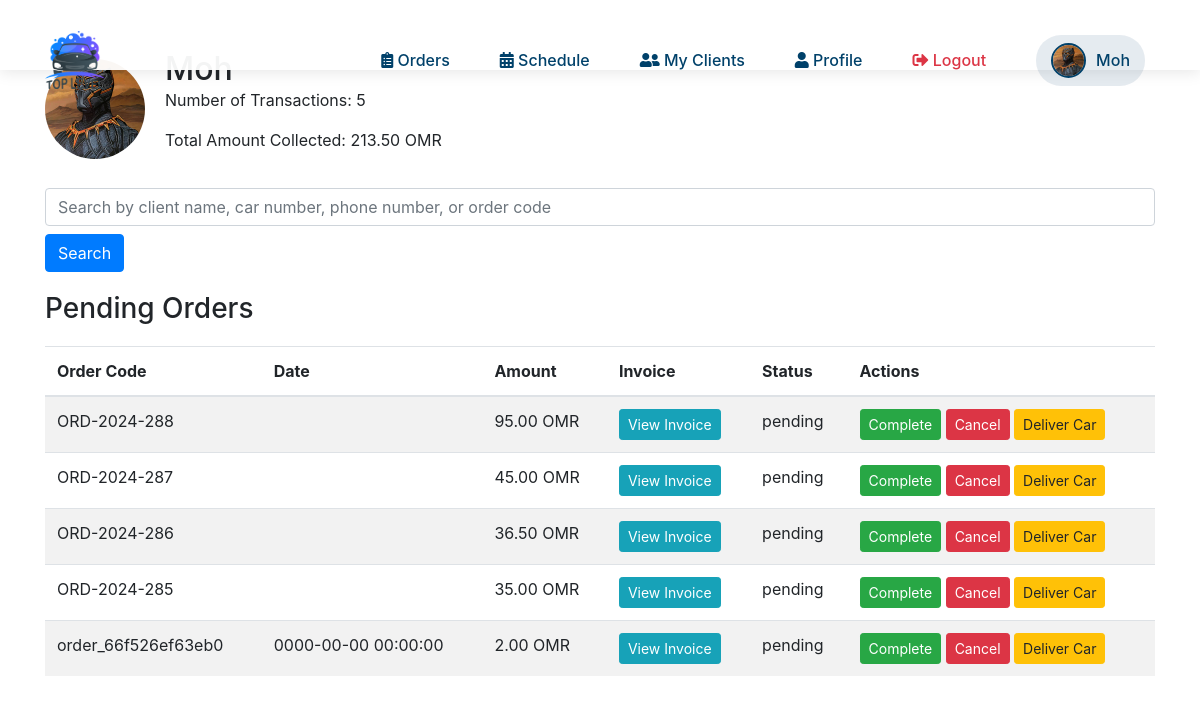
Before: /pending.php (signed in) with the older database file.
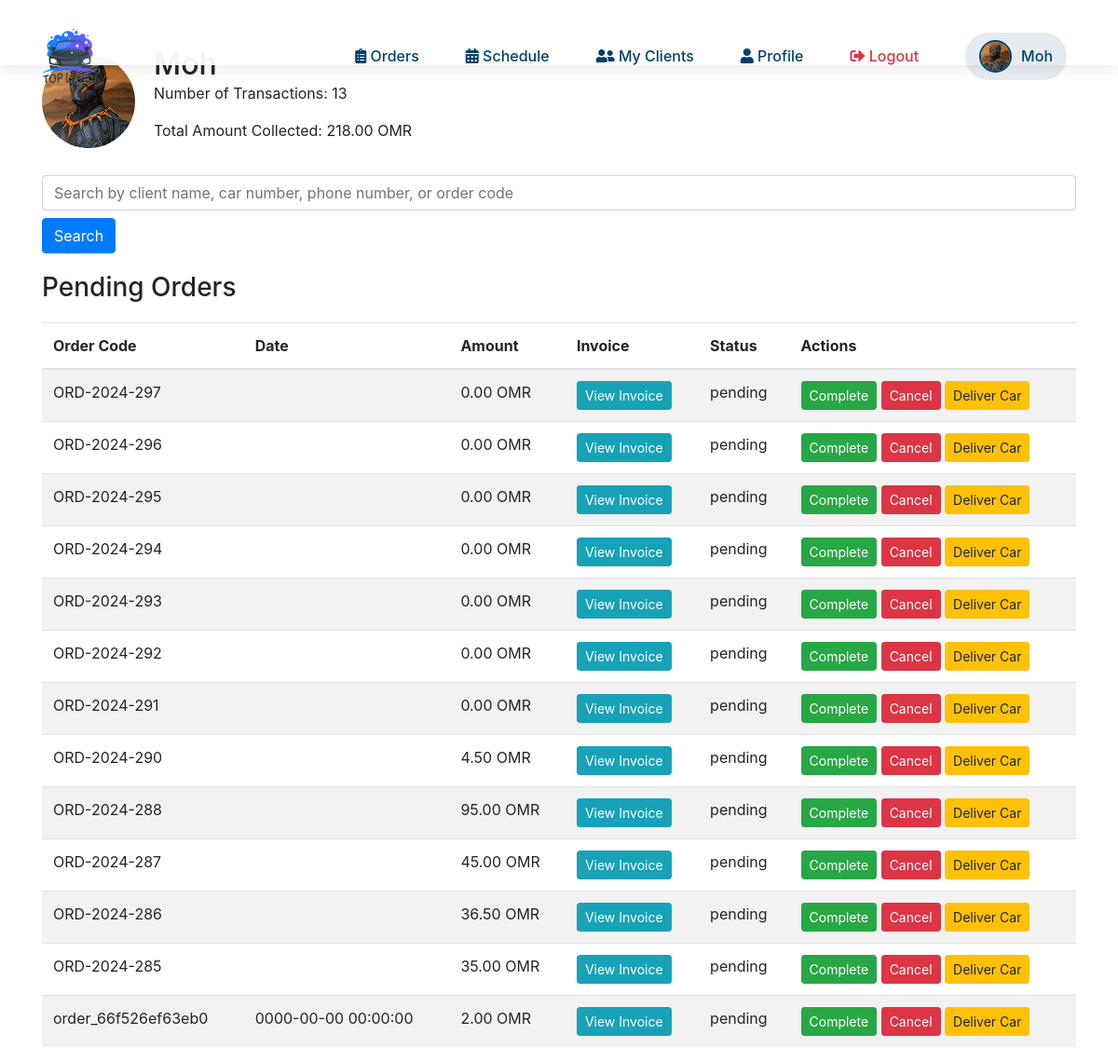
After: the same page with the newer database file.
### tables this page shows
CREATE TABLE `orders` (
  `id` int(11) NOT NULL,
  `client_car_id` int(11) DEFAULT NULL,
  `order_details` text DEFAULT NULL,
  `qrcode_path` varchar(255) DEFAULT NULL,
  `car_type` varchar(50) DEFAULT NULL,
  `employee_name` varchar(100) DEFAULT NULL,
  `client_name` varchar(100) DEFAULT NULL,
  `service_category` varchar(50) DEFAULT NULL,
  `services` text DEFAULT NULL,
  `car_number` varchar(50) DEFAULT NULL,
  `car_name` varchar(255) DEFAULT NULL,
  `phone_number` varchar(50) DEFAULT NULL,
  `arrival_time` datetime DEFAULT NULL,
  `delivery_time` datetime DEFAULT NULL,
  `total_amount` decimal(10,3) DEFAULT NULL,
  `notes` text DEFAULT NULL,
  `order_code` varchar(255) DEFAULT NULL,
  `deposit_amount` decimal(10,3) NOT NULL DEFAULT 0.000,
  `remaining_amount` decimal(10,3) NOT NULL DEFAULT 0.000,
  `installments` int(11) NOT NULL DEFAULT 0,
  `coupon_code` varchar(255) DEFAULT NULL,
  `coupon_discount` decimal(10,3) DEFAULT 0.000,
  `total_after_discount` decimal(10,3) DEFAULT 0.000,
  `status` enum('pending','completed','canceled') DEFAULT 'pending',
  `car_delivered` tinyint(1) NOT NULL DEFAULT 0,
  `car_delivery_time` datetime DEFAULT NULL,
  `extra_service_name` text DEFAULT NULL,
  `extra_service_price` text DEFAULT NULL
);

### pending.php (the view, shortened to what this page needs)
<?php
include('db.php');
$employee_name = $_SESSION['employee_name'];
$employee_image = $_SESSION['image'];
$search_query = '';
if (isset($_GET['search'])) {
    $search_query = $_GET['search'];
    $sql_summary = "SELECT COUNT(*) as transaction_count, SUM(total_amount) as total_amount FROM orders WHERE status = 'pending' AND car_delivered = 0 AND (client_name LIKE ? OR car_number LIKE ? OR phone_number LIKE ? OR order_code LIKE ?)";
    $search_param = '%' . $search_query . '%';
    $stmt_summary = $conn->prepare($sql_summary);
    $stmt_summary->bind_param("ssss", $search_param, $search_param, $search_param, $search_param);
} else {
    $sql_summary = "SELECT COUNT(*) as transaction_count, SUM(total_amount) as total_amount FROM orders WHERE status = 'pending' AND car_delivered = 0";
    $stmt_summary = $conn->prepare($sql_summary);
}
$stmt_summary->execute();
$stmt_summary->bind_result($transaction_count, $total_amount);
if (isset($search_query) && !empty($search_query)) {
    $sql_transactions = "SELECT id, order_code, delivery_time, total_amount, status, car_delivered FROM orders WHERE status = 'pending' AND car_delivered = 0 AND (client_name LIKE ? OR car_number LIKE ? OR phone_number LIKE ? OR order_code LIKE ?) ORDER BY arrival_time DESC";
    $stmt_transactions = $conn->prepare($sql_transactions);
    $stmt_transactions->bind_param("ssss", $search_param, $search_param, $search_param, $search_param);
} else {
    $sql_transactions = "SELECT id, order_code, delivery_time, total_amount, status, car_delivered FROM orders WHERE status = 'pending' AND car_delivered = 0 ORDER BY arrival_time DESC";
    $stmt_transactions = $conn->prepare($sql_transactions);
}
$stmt_transactions->execute();
$result_transactions = $stmt_transactions->get_result();
?>
<!DOCTYPE html>
<html lang="en">
<head>
    <link rel="stylesheet" href="https://stackpath.bootstrapcdn.com/bootstrap/4.5.2/css/bootstrap.min.css">
</head>
<body>
    <?php include 'nav.php'; ?>
    <div class="container">
        <div class="profile-header">
            <img src="<?php echo htmlspecialchars($employee_image); ?>" alt="Employee Image">
            <div>
                <h2><?php echo htmlspecialchars($employee_name); ?></h2>
                <p>Number of Transactions: <?php echo $transaction_count; ?></p>
                <p>Total Amount Collected: <?php echo number_format($total_amount, 2); ?> OMR </p>
            </div>
        </div>
        <form method="get" class="search-box">
            <input type="text" name="search" class="form-control" placeholder="Search by client name, car number, phone number, or order code" value="<?php echo htmlspecialchars($search_query); ?>">
            <button type="submit" class="btn btn-primary mt-2">Search</button>
        </form>
        <h3>Pending Orders</h3>
        <table class="table table-striped transactions-table">
            <thead>
                <tr>
                    <th>Order Code</th>
                    <th>Date</th>
                    <th>Amount</th>
                    <th>Invoice</th>
                    <th>Status</th>
                    <th>Actions</th>
                </tr>
            </thead>
            <tbody>
                <?php while ($transaction = $result_transactions->fetch_assoc()): ?>
                    <tr>
                        <td><?php echo htmlspecialchars($transaction['order_code']); ?></td>
                        <td><?php echo htmlspecialchars($transaction['delivery_time']); ?></td>
                        <td><?php echo number_format($transaction['total_amount'], 2); ?> OMR </td>
                        <td><a href="view_order.php?id=<?php echo $transaction['id']; ?>" class="btn btn-info btn-sm">View Invoice</a></td>
                        <td><?php echo htmlspecialchars($transaction['status']); ?></td>
                        <td>
                            <?php if ($transaction['status'] == 'pending'): ?>
                                <a href="update_status.php?id=<?php echo $transaction['id']; ?>&status=completed" class="btn btn-success btn-sm">Complete</a>
                                <a href="update_status.php?id=<?php echo $transaction['id']; ?>&status=canceled" class="btn btn-danger btn-sm">Cancel</a>
                            <?php endif; ?>
                            <?php if ($transaction['car_delivered'] == 0): ?>
                                <a href="deliver_car.php?id=<?php echo $transaction['id']; ?>" class="btn btn-warning btn-sm">Deliver Car</a>
                            <?php else: ?>
                                <span class="text-success">Car Delivered</span>
                            <?php endif; ?>
                        </td>
                    </tr>
                <?php endwhile; ?>
            </tbody>
        </table>
    </div>
</body>
</html>

### nav.php (shortened to what this page needs)
<?php
$role = $_SESSION['role'] ?? '';
$user_name = $_SESSION['employee_name'] ?? '';
$user_image = $_SESSION['image'] ?? '';
?>
<link rel="stylesheet" href="https://cdnjs.cloudflare.com/ajax/libs/font-awesome/5.15.4/css/all.min.css">
<link rel="stylesheet" href="https://stackpath.bootstrapcdn.com/bootstrap/4.5.2/css/bootstrap.min.css">
<nav class="navbar navbar-expand-lg navbar-light fixed-top">
    <div class="container">
        <a class="navbar-brand" href="index.php">
            <img src="img/logo.png" alt="Company Logo">
        </a>
        <div class="collapse navbar-collapse" id="navbarNav">
            <ul class="navbar-nav ml-auto">
                <?php if ($role == 'manager'): ?>
                    <li class="nav-item">
                        <a class="nav-link" href="dashboard.php">
                            <i class="fas fa-tachometer-alt"></i> Dashboard
                        </a>
                    </li>
                    <li class="nav-item">
                        <a class="nav-link" href="employees.php">
                            <i class="fas fa-users"></i> Employees
                        </a>
                    </li>
                    <li class="nav-item">
                        <a class="nav-link" href="reports.php">
                            <i class="fas fa-chart-bar"></i> Reports
                        </a>
                    </li>
                <?php elseif ($role == 'employee'): ?>
                    <li class="nav-item">
                        <a class="nav-link" href="orders.php">
                            <i class="fas fa-clipboard-list"></i> Orders
                        </a>
                    </li>
                    <li class="nav-item">
                        <a class="nav-link" href="schedule.php">
                            <i class="fas fa-calendar-alt"></i> Schedule
                        </a>
                    </li>
                    <li class="nav-item">
                        <a class="nav-link" href="my_clients.php">
                            <i class="fas fa-user-friends"></i> My Clients
                        </a>
                    </li>
                <?php endif; ?>
                <li class="nav-item">
                    <?php if ($role == 'customer'): ?>
                        <a class="nav-link" href="customer_profile.php">
                            <i class="fas fa-user"></i> Profile
                        </a>
                    <?php else: ?>
                        <a class="nav-link" href="profile.php">
                            <i class="fas fa-user"></i> Profile
                        </a>
                    <?php endif; ?>
                </li>
                <li class="nav-item">
                    <a class="nav-link logout-link" href="logout.php">
                        <i class="fas fa-sign-out-alt"></i> Logout
                    </a>
                </li>
                <li class="nav-item">
                    <div class="employee-info">
                        <img src="<?php echo htmlspecialchars($user_image); ?>" alt="User Image" onerror="this.src='img/user_icon.png'">
                        <span><?php echo htmlspecialchars($user_name); ?></span>
                    </div>
                </li>
            </ul>
        </div>
    </div>
</nav>

### pending.php (style rules this page uses)
body { font-family: 'Poppins', sans-serif; background-color: #f4f4f4; }
.container { margin-top: 50px; }
.profile-header { display: flex; align-items: center; margin-bottom: 20px; }
.profile-header img { width: 100px; height: 100px; border-radius: 50%; margin-right: 20px; }
.profile-header h2 { margin: 0; }
.transactions-table { margin-top: 20px; }
.search-box { margin-bottom: 20px; }

### nav.php (style rules this page uses)
.navbar { background: rgba(255, 255, 255, 0.95) !important; box-shadow: 0 2px 15px rgba(0, 0, 0, 0.1); padding: 10px 0; height: 70px; }
.navbar-brand img { width: 60px; height: auto; transition: transform 0.3s ease; }
.navbar-nav { align-items: center; width: 100%; }
.nav-item { margin: 0 10px; }
.nav-link { color: #00416A !important; font-weight: 500; padding: 8px 15px !important; border-radius: 20px; transition: all 0.3s ease; }
.employee-info { display: flex; align-items: center; padding: 8px 15px; background: rgba(0, 65, 106, 0.1); border-radius: 25px; margin-left: 15px; }
.employee-info img { width: 35px; height: 35px; border-radius: 50%; margin-right: 10px; border: 2px solid #00416A; object-fit: cover; }
.employee-info span { color: #00416A; font-weight: 500; }
.logout-link { color: #dc3545 !important; }
@media (min-width: 992px) { .navbar-nav { display: flex; align-items: center; justify-content: flex-end; } }
@media (min-width: 992px) { .employee-info { margin-left: 15px; order: 2; } }

Changed rows visible on the page:
added orders: order_code "ORD-2024-297", total_amount "0.00", status "pending"
added orders: order_code "ORD-2024-296", total_amount "0.00", status "pending"
added orders: order_code "ORD-2024-295", total_amount "0.00", status "pending"
added orders: order_code "ORD-2024-294", total_amount "0.00", status "pending"
added orders: order_code "ORD-2024-293", total_amount "0.00", status "pending"
added orders: order_code "ORD-2024-292", total_amount "0.00", status "pending"
added orders: order_code "ORD-2024-291", total_amount "0.00", status "pending"
added orders: order_code "ORD-2024-290", total_amount "4.50", status "pending"
Other visible differences:
$transaction_count: "5" → "13"
$total_amount: "213.50" → "218.00"
